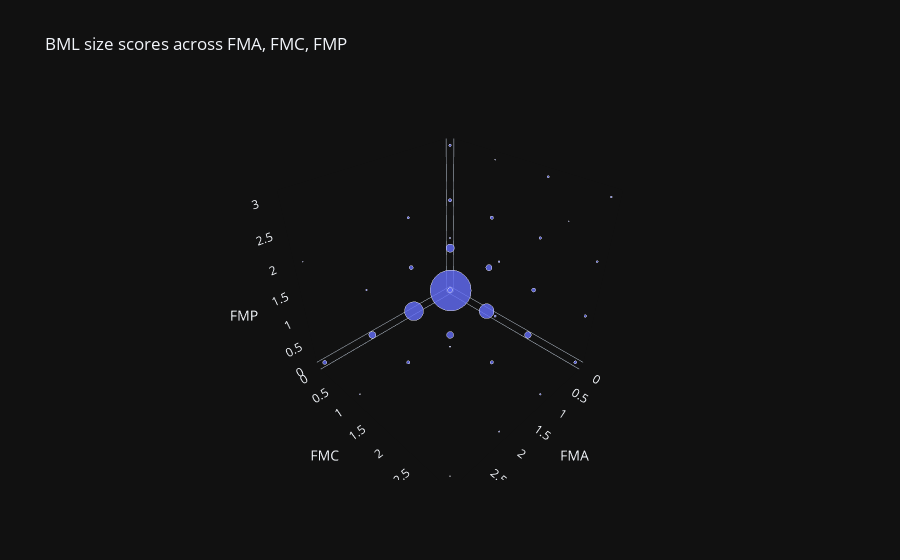

The notebook cell saved with this chart:
### Markdown cell above
## 2.1 Femoral Medial Subregional BML Analysis
The femoral medial region is made up of three subregions: the **anterior**, **central**, and **posterior** subregions. Each of these subregions are a site for BML size, number, and percentage tests.

### Code cell
from scripts.mbm.kl_oriented.kl_mbm_region_relationships import v00_moaks_shared_kl_mbms_fm_df

femoral_medial_anterior_size = v00_moaks_shared_kl_mbms_fm_df['V00MBMSFMA']
femoral_medial_central_size = v00_moaks_shared_kl_mbms_fm_df['V00MBMSFMC']
femoral_medial_posterior_size = v00_moaks_shared_kl_mbms_fm_df['V00MBMSFMP']

size_scatter_femoral_medial = plot_3d_moaks_data(v00_moaks_shared_kl_mbms_fm_df)
size_scatter_femoral_medial.show()

### Figure 1 — Plotly figure (JSON) as saved in the notebook; plotly's stock layout.template omitted (floating-point values rounded to 4 significant figures)
{"data": [{"hovertemplate": "V00MBMSFMA=%{x}<br>V00MBMSFMC=%{y}<br>V00MBMSFMP=%{z}<br>count=%{marker.size}<extra></extra>", "legendgroup": "", "marker": {"color": "#636efa", "opacity": 0.8, "size": [1801, 74, 12, 6, 235, 40, 12, 1, 45, 17, 7, 5, 9, 7, 4, 3, 382, 17, 7, 51, 26, 2, 12, 5, 3, 3, 1, 52, 3, 11, 2, 2, 18, 1, 2, 1], "sizemode": "area", "sizeref": 1.126, "symbol": "circle"}, "mode": "markers", "name": "", "scene": "scene", "showlegend": false, "x": [0.0, 0.0, 0.0, 0.0, 0.0, 0.0, 0.0, 0.0, 0.0, 0.0, 0.0, 0.0, 0.0, 0.0, 0.0, 0.0, 1.0, 1.0, 1.0, 1.0, 1.0, 1.0, 1.0, 1.0, 1.0, 1.0, 1.0, 2.0, 2.0, 2.0, 2.0, 2.0, 3.0, 3.0, 3.0, 3.0], "y": [0.0, 0.0, 0.0, 0.0, 1.0, 1.0, 1.0, 1.0, 2.0, 2.0, 2.0, 2.0, 3.0, 3.0, 3.0, 3.0, 0.0, 0.0, 0.0, 1.0, 1.0, 1.0, 2.0, 2.0, 2.0, 3.0, 3.0, 0.0, 0.0, 1.0, 2.0, 3.0, 0.0, 0.0, 1.0, 3.0], "z": [0.0, 1.0, 2.0, 3.0, 0.0, 1.0, 2.0, 3.0, 0.0, 1.0, 2.0, 3.0, 0.0, 1.0, 2.0, 3.0, 0.0, 1.0, 2.0, 0.0, 1.0, 2.0, 0.0, 1.0, 2.0, 0.0, 3.0, 0.0, 1.0, 0.0, 1.0, 0.0, 0.0, 2.0, 0.0, 0.0], "type": "scatter3d"}], "layout": {"scene": {"domain": {"x": [0.0, 1.0], "y": [0.0, 1.0]}, "xaxis": {"title": {"text": "FMA"}, "showgrid": false}, "yaxis": {"title": {"text": "FMC"}, "showgrid": false}, "zaxis": {"title": {"text": "FMP"}, "showgrid": false}}, "legend": {"tracegroupgap": 0, "itemsizing": "constant"}, "title": {"text": "BML size scores across FMA, FMC, FMP"}}}
